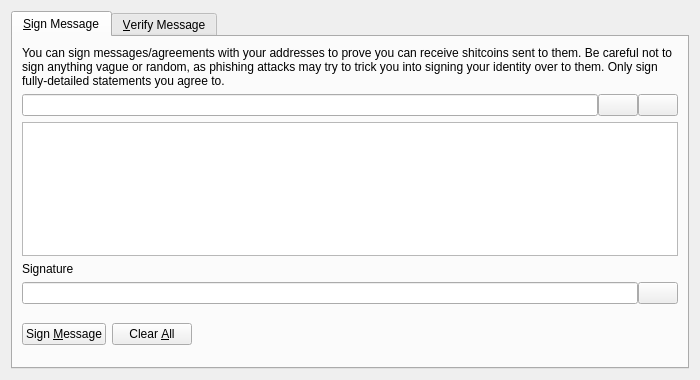
<?xml version="1.0" encoding="UTF-8"?>
<ui version="4.0">
 <class>SignVerifyMessageDialog</class>
 <widget class="QDialog" name="SignVerifyMessageDialog">
  <property name="geometry">
   <rect>
    <x>0</x>
    <y>0</y>
    <width>700</width>
    <height>380</height>
   </rect>
  </property>
  <property name="windowTitle">
   <string>Signatures - Sign / Verify a Message</string>
  </property>
  <property name="modal">
   <bool>true</bool>
  </property>
  <layout class="QVBoxLayout" name="verticalLayout">
   <item>
    <widget class="QTabWidget" name="tabWidget">
     <property name="currentIndex">
      <number>0</number>
     </property>
     <widget class="QWidget" name="tabSignMessage">
      <attribute name="title">
       <string>&amp;Sign Message</string>
      </attribute>
      <layout class="QVBoxLayout" name="verticalLayout_SM">
       <item>
        <widget class="QLabel" name="infoLabel_SM">
         <property name="text">
          <string>You can sign messages/agreements with your addresses to prove you can receive shitcoins sent to them. Be careful not to sign anything vague or random, as phishing attacks may try to trick you into signing your identity over to them. Only sign fully-detailed statements you agree to.</string>
         </property>
         <property name="textFormat">
          <enum>Qt::PlainText</enum>
         </property>
         <property name="wordWrap">
          <bool>true</bool>
         </property>
        </widget>
       </item>
       <item>
        <layout class="QHBoxLayout" name="horizontalLayout_1_SM">
         <property name="spacing">
          <number>0</number>
         </property>
         <item>
          <widget class="QValidatedLineEdit" name="addressIn_SM">
           <property name="toolTip">
            <string>The Shitcoin address to sign the message with</string>
           </property>
          </widget>
         </item>
         <item>
          <widget class="QPushButton" name="addressBookButton_SM">
           <property name="toolTip">
            <string>Choose previously used address</string>
           </property>
           <property name="text">
            <string/>
           </property>
           <property name="icon">
            <iconset resource="../shitcoin.qrc">
             <normaloff>:/icons/address-book</normaloff>:/icons/address-book</iconset>
           </property>
           <property name="shortcut">
            <string>Alt+A</string>
           </property>
           <property name="autoDefault">
            <bool>false</bool>
           </property>
          </widget>
         </item>
         <item>
          <widget class="QPushButton" name="pasteButton_SM">
           <property name="toolTip">
            <string>Paste address from clipboard</string>
           </property>
           <property name="text">
            <string/>
           </property>
           <property name="icon">
            <iconset resource="../shitcoin.qrc">
             <normaloff>:/icons/editpaste</normaloff>:/icons/editpaste</iconset>
           </property>
           <property name="shortcut">
            <string>Alt+P</string>
           </property>
           <property name="autoDefault">
            <bool>false</bool>
           </property>
          </widget>
         </item>
        </layout>
       </item>
       <item>
        <widget class="QPlainTextEdit" name="messageIn_SM">
         <property name="toolTip">
          <string>Enter the message you want to sign here</string>
         </property>
        </widget>
       </item>
       <item>
        <widget class="QLabel" name="signatureLabel_SM">
         <property name="text">
          <string>Signature</string>
         </property>
         <property name="textFormat">
          <enum>Qt::PlainText</enum>
         </property>
        </widget>
       </item>
       <item>
        <layout class="QHBoxLayout" name="horizontalLayout_2_SM">
         <property name="spacing">
          <number>0</number>
         </property>
         <item>
          <widget class="QLineEdit" name="signatureOut_SM">
           <property name="font">
            <font>
             <italic>true</italic>
            </font>
           </property>
           <property name="readOnly">
            <bool>true</bool>
           </property>
          </widget>
         </item>
         <item>
          <widget class="QPushButton" name="copySignatureButton_SM">
           <property name="toolTip">
            <string>Copy the current signature to the system clipboard</string>
           </property>
           <property name="text">
            <string/>
           </property>
           <property name="icon">
            <iconset resource="../shitcoin.qrc">
             <normaloff>:/icons/editcopy</normaloff>:/icons/editcopy</iconset>
           </property>
           <property name="autoDefault">
            <bool>false</bool>
           </property>
          </widget>
         </item>
        </layout>
       </item>
       <item>
        <layout class="QHBoxLayout" name="horizontalLayout_3_SM">
         <item>
          <widget class="QPushButton" name="signMessageButton_SM">
           <property name="toolTip">
            <string>Sign the message to prove you own this Shitcoin address</string>
           </property>
           <property name="text">
            <string>Sign &amp;Message</string>
           </property>
           <property name="icon">
            <iconset resource="../shitcoin.qrc">
             <normaloff>:/icons/edit</normaloff>:/icons/edit</iconset>
           </property>
           <property name="autoDefault">
            <bool>false</bool>
           </property>
          </widget>
         </item>
         <item>
          <widget class="QPushButton" name="clearButton_SM">
           <property name="toolTip">
            <string>Reset all sign message fields</string>
           </property>
           <property name="text">
            <string>Clear &amp;All</string>
           </property>
           <property name="icon">
            <iconset resource="../shitcoin.qrc">
             <normaloff>:/icons/remove</normaloff>:/icons/remove</iconset>
           </property>
           <property name="autoDefault">
            <bool>false</bool>
           </property>
          </widget>
         </item>
         <item>
          <spacer name="horizontalSpacer_1_SM">
           <property name="orientation">
            <enum>Qt::Horizontal</enum>
           </property>
           <property name="sizeHint" stdset="0">
            <size>
             <width>40</width>
             <height>48</height>
            </size>
           </property>
          </spacer>
         </item>
         <item>
          <widget class="QLabel" name="statusLabel_SM">
           <property name="font">
            <font>
             <weight>75</weight>
             <bold>true</bold>
            </font>
           </property>
           <property name="text">
            <string/>
           </property>
           <property name="wordWrap">
            <bool>true</bool>
           </property>
          </widget>
         </item>
         <item>
          <spacer name="horizontalSpacer_2_SM">
           <property name="orientation">
            <enum>Qt::Horizontal</enum>
           </property>
           <property name="sizeHint" stdset="0">
            <size>
             <width>40</width>
             <height>48</height>
            </size>
           </property>
          </spacer>
         </item>
        </layout>
       </item>
      </layout>
     </widget>
     <widget class="QWidget" name="tabVerifyMessage">
      <attribute name="title">
       <string>&amp;Verify Message</string>
      </attribute>
      <layout class="QVBoxLayout" name="verticalLayout_VM">
       <item>
        <widget class="QLabel" name="infoLabel_VM">
         <property name="text">
          <string>Enter the receiver's address, message (ensure you copy line breaks, spaces, tabs, etc. exactly) and signature below to verify the message. Be careful not to read more into the signature than what is in the signed message itself, to avoid being tricked by a man-in-the-middle attack. Note that this only proves the signing party receives with the address, it cannot prove sendership of any transaction!</string>
         </property>
         <property name="textFormat">
          <enum>Qt::PlainText</enum>
         </property>
         <property name="alignment">
          <set>Qt::AlignLeading|Qt::AlignLeft|Qt::AlignTop</set>
         </property>
         <property name="wordWrap">
          <bool>true</bool>
         </property>
        </widget>
       </item>
       <item>
        <layout class="QHBoxLayout" name="horizontalLayout_1_VM">
         <property name="spacing">
          <number>0</number>
         </property>
         <item>
          <widget class="QValidatedLineEdit" name="addressIn_VM">
           <property name="toolTip">
            <string>The Shitcoin address the message was signed with</string>
           </property>
          </widget>
         </item>
         <item>
          <widget class="QPushButton" name="addressBookButton_VM">
           <property name="toolTip">
            <string>Choose previously used address</string>
           </property>
           <property name="text">
            <string/>
           </property>
           <property name="icon">
            <iconset resource="../shitcoin.qrc">
             <normaloff>:/icons/address-book</normaloff>:/icons/address-book</iconset>
           </property>
           <property name="shortcut">
            <string>Alt+A</string>
           </property>
           <property name="autoDefault">
            <bool>false</bool>
           </property>
          </widget>
         </item>
        </layout>
       </item>
       <item>
        <widget class="QPlainTextEdit" name="messageIn_VM"/>
       </item>
       <item>
        <widget class="QValidatedLineEdit" name="signatureIn_VM"/>
       </item>
       <item>
        <layout class="QHBoxLayout" name="horizontalLayout_2_VM">
         <item>
          <widget class="QPushButton" name="verifyMessageButton_VM">
           <property name="toolTip">
            <string>Verify the message to ensure it was signed with the specified Shitcoin address</string>
           </property>
           <property name="text">
            <string>Verify &amp;Message</string>
           </property>
           <property name="icon">
            <iconset resource="../shitcoin.qrc">
             <normaloff>:/icons/transaction_0</normaloff>:/icons/transaction_0</iconset>
           </property>
           <property name="autoDefault">
            <bool>false</bool>
           </property>
          </widget>
         </item>
         <item>
          <widget class="QPushButton" name="clearButton_VM">
           <property name="toolTip">
            <string>Reset all verify message fields</string>
           </property>
           <property name="text">
            <string>Clear &amp;All</string>
           </property>
           <property name="icon">
            <iconset resource="../shitcoin.qrc">
             <normaloff>:/icons/remove</normaloff>:/icons/remove</iconset>
           </property>
           <property name="autoDefault">
            <bool>false</bool>
           </property>
          </widget>
         </item>
         <item>
          <spacer name="horizontalSpacer_1_VM">
           <property name="orientation">
            <enum>Qt::Horizontal</enum>
           </property>
           <property name="sizeHint" stdset="0">
            <size>
             <width>40</width>
             <height>48</height>
            </size>
           </property>
          </spacer>
         </item>
         <item>
          <widget class="QLabel" name="statusLabel_VM">
           <property name="font">
            <font>
             <weight>75</weight>
             <bold>true</bold>
            </font>
           </property>
           <property name="text">
            <string/>
           </property>
           <property name="wordWrap">
            <bool>true</bool>
           </property>
          </widget>
         </item>
         <item>
          <spacer name="horizontalSpacer_2_VM">
           <property name="orientation">
            <enum>Qt::Horizontal</enum>
           </property>
           <property name="sizeHint" stdset="0">
            <size>
             <width>40</width>
             <height>48</height>
            </size>
           </property>
          </spacer>
         </item>
        </layout>
       </item>
      </layout>
     </widget>
    </widget>
   </item>
  </layout>
 </widget>
 <customwidgets>
  <customwidget>
   <class>QValidatedLineEdit</class>
   <extends>QLineEdit</extends>
   <header>qt/qvalidatedlineedit.h</header>
  </customwidget>
 </customwidgets>
 <resources>
  <include location="../shitcoin.qrc"/>
 </resources>
 <connections/>
</ui>
